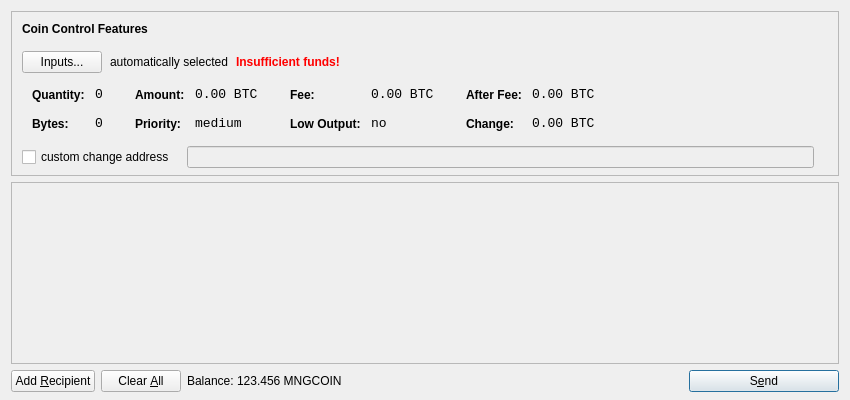
<?xml version="1.0" encoding="UTF-8"?>
<ui version="4.0">
 <class>SendCoinsDialog</class>
 <widget class="QDialog" name="SendCoinsDialog">
  <property name="geometry">
   <rect>
    <x>0</x>
    <y>0</y>
    <width>850</width>
    <height>400</height>
   </rect>
  </property>
  <property name="windowTitle">
   <string>Send Coins</string>
  </property>
  <layout class="QVBoxLayout" name="verticalLayout" stretch="0,1,0">
   <property name="bottomMargin">
    <number>8</number>
   </property>
   <item>
    <widget class="QFrame" name="frameCoinControl">
     <property name="sizePolicy">
      <sizepolicy hsizetype="Expanding" vsizetype="Expanding">
       <horstretch>0</horstretch>
       <verstretch>0</verstretch>
      </sizepolicy>
     </property>
     <property name="maximumSize">
      <size>
       <width>16777215</width>
       <height>16777215</height>
      </size>
     </property>
     <property name="frameShape">
      <enum>QFrame::StyledPanel</enum>
     </property>
     <property name="frameShadow">
      <enum>QFrame::Sunken</enum>
     </property>
     <layout class="QVBoxLayout" name="verticalLayoutCoinControl2">
      <property name="spacing">
       <number>-1</number>
      </property>
      <property name="leftMargin">
       <number>0</number>
      </property>
      <property name="topMargin">
       <number>0</number>
      </property>
      <property name="rightMargin">
       <number>0</number>
      </property>
      <property name="bottomMargin">
       <number>6</number>
      </property>
      <item>
       <layout class="QVBoxLayout" name="verticalLayoutCoinControl" stretch="0,0,0,0,1">
        <property name="spacing">
         <number>0</number>
        </property>
        <property name="leftMargin">
         <number>10</number>
        </property>
        <property name="topMargin">
         <number>10</number>
        </property>
        <item>
         <layout class="QHBoxLayout" name="horizontalLayoutCoinControl1">
          <property name="bottomMargin">
           <number>15</number>
          </property>
          <item>
           <widget class="QLabel" name="labelCoinControlFeatures">
            <property name="sizePolicy">
             <sizepolicy hsizetype="Preferred" vsizetype="Maximum">
              <horstretch>0</horstretch>
              <verstretch>0</verstretch>
             </sizepolicy>
            </property>
            <property name="font">
             <font>
              <weight>75</weight>
              <bold>true</bold>
             </font>
            </property>
            <property name="styleSheet">
             <string notr="true">font-weight:bold;</string>
            </property>
            <property name="text">
             <string>Coin Control Features</string>
            </property>
           </widget>
          </item>
         </layout>
        </item>
        <item>
         <layout class="QHBoxLayout" name="horizontalLayoutCoinControl2" stretch="0,0,0,0">
          <property name="spacing">
           <number>8</number>
          </property>
          <property name="bottomMargin">
           <number>10</number>
          </property>
          <item>
           <widget class="QPushButton" name="pushButtonCoinControl">
            <property name="styleSheet">
             <string notr="true"/>
            </property>
            <property name="text">
             <string>Inputs...</string>
            </property>
           </widget>
          </item>
          <item>
           <widget class="QLabel" name="labelCoinControlAutomaticallySelected">
            <property name="text">
             <string>automatically selected</string>
            </property>
            <property name="margin">
             <number>5</number>
            </property>
           </widget>
          </item>
          <item>
           <widget class="QLabel" name="labelCoinControlInsuffFunds">
            <property name="font">
             <font>
              <weight>75</weight>
              <bold>true</bold>
             </font>
            </property>
            <property name="styleSheet">
             <string notr="true">color:red;font-weight:bold;</string>
            </property>
            <property name="text">
             <string>Insufficient funds!</string>
            </property>
            <property name="margin">
             <number>5</number>
            </property>
           </widget>
          </item>
          <item>
           <spacer name="horizontalSpacerCoinControl">
            <property name="orientation">
             <enum>Qt::Horizontal</enum>
            </property>
            <property name="sizeHint" stdset="0">
             <size>
              <width>40</width>
              <height>1</height>
             </size>
            </property>
           </spacer>
          </item>
         </layout>
        </item>
        <item>
         <widget class="QWidget" name="widgetCoinControl" native="true">
          <property name="sizePolicy">
           <sizepolicy hsizetype="Preferred" vsizetype="Preferred">
            <horstretch>0</horstretch>
            <verstretch>0</verstretch>
           </sizepolicy>
          </property>
          <property name="minimumSize">
           <size>
            <width>0</width>
            <height>0</height>
           </size>
          </property>
          <property name="styleSheet">
           <string notr="true"/>
          </property>
          <layout class="QHBoxLayout" name="horizontalLayoutCoinControl5">
           <property name="margin">
            <number>0</number>
           </property>
           <item>
            <layout class="QHBoxLayout" name="horizontalLayoutCoinControl3" stretch="0,0,0,1">
             <property name="spacing">
              <number>20</number>
             </property>
             <property name="topMargin">
              <number>0</number>
             </property>
             <property name="bottomMargin">
              <number>10</number>
             </property>
             <item>
              <layout class="QFormLayout" name="formLayoutCoinControl1">
               <property name="horizontalSpacing">
                <number>10</number>
               </property>
               <property name="verticalSpacing">
                <number>14</number>
               </property>
               <property name="leftMargin">
                <number>10</number>
               </property>
               <property name="topMargin">
                <number>4</number>
               </property>
               <property name="rightMargin">
                <number>6</number>
               </property>
               <item row="0" column="0">
                <widget class="QLabel" name="labelCoinControlQuantityText">
                 <property name="styleSheet">
                  <string notr="true">font-weight:bold;</string>
                 </property>
                 <property name="text">
                  <string>Quantity:</string>
                 </property>
                 <property name="margin">
                  <number>0</number>
                 </property>
                </widget>
               </item>
               <item row="0" column="1">
                <widget class="QLabel" name="labelCoinControlQuantity">
                 <property name="font">
                  <font>
                   <family>Monospace</family>
                   <pointsize>10</pointsize>
                  </font>
                 </property>
                 <property name="cursor">
                  <cursorShape>IBeamCursor</cursorShape>
                 </property>
                 <property name="contextMenuPolicy">
                  <enum>Qt::ActionsContextMenu</enum>
                 </property>
                 <property name="text">
                  <string notr="true">0</string>
                 </property>
                 <property name="margin">
                  <number>0</number>
                 </property>
                 <property name="textInteractionFlags">
                  <set>Qt::LinksAccessibleByMouse|Qt::TextSelectableByKeyboard|Qt::TextSelectableByMouse</set>
                 </property>
                </widget>
               </item>
               <item row="1" column="0">
                <widget class="QLabel" name="labelCoinControlBytesText">
                 <property name="styleSheet">
                  <string notr="true">font-weight:bold;</string>
                 </property>
                 <property name="text">
                  <string>Bytes:</string>
                 </property>
                </widget>
               </item>
               <item row="1" column="1">
                <widget class="QLabel" name="labelCoinControlBytes">
                 <property name="font">
                  <font>
                   <family>Monospace</family>
                   <pointsize>10</pointsize>
                  </font>
                 </property>
                 <property name="cursor">
                  <cursorShape>IBeamCursor</cursorShape>
                 </property>
                 <property name="contextMenuPolicy">
                  <enum>Qt::ActionsContextMenu</enum>
                 </property>
                 <property name="text">
                  <string notr="true">0</string>
                 </property>
                 <property name="textInteractionFlags">
                  <set>Qt::LinksAccessibleByMouse|Qt::TextSelectableByKeyboard|Qt::TextSelectableByMouse</set>
                 </property>
                </widget>
               </item>
              </layout>
             </item>
             <item>
              <layout class="QFormLayout" name="formLayoutCoinControl2">
               <property name="horizontalSpacing">
                <number>10</number>
               </property>
               <property name="verticalSpacing">
                <number>14</number>
               </property>
               <property name="leftMargin">
                <number>6</number>
               </property>
               <property name="topMargin">
                <number>4</number>
               </property>
               <property name="rightMargin">
                <number>6</number>
               </property>
               <item row="0" column="0">
                <widget class="QLabel" name="labelCoinControlAmountText">
                 <property name="styleSheet">
                  <string notr="true">font-weight:bold;</string>
                 </property>
                 <property name="text">
                  <string>Amount:</string>
                 </property>
                 <property name="margin">
                  <number>0</number>
                 </property>
                </widget>
               </item>
               <item row="0" column="1">
                <widget class="QLabel" name="labelCoinControlAmount">
                 <property name="font">
                  <font>
                   <family>Monospace</family>
                   <pointsize>10</pointsize>
                  </font>
                 </property>
                 <property name="cursor">
                  <cursorShape>IBeamCursor</cursorShape>
                 </property>
                 <property name="contextMenuPolicy">
                  <enum>Qt::ActionsContextMenu</enum>
                 </property>
                 <property name="text">
                  <string notr="true">0.00 BTC</string>
                 </property>
                 <property name="textInteractionFlags">
                  <set>Qt::LinksAccessibleByMouse|Qt::TextSelectableByKeyboard|Qt::TextSelectableByMouse</set>
                 </property>
                </widget>
               </item>
               <item row="1" column="0">
                <widget class="QLabel" name="labelCoinControlPriorityText">
                 <property name="styleSheet">
                  <string notr="true">font-weight:bold;</string>
                 </property>
                 <property name="text">
                  <string>Priority:</string>
                 </property>
                </widget>
               </item>
               <item row="1" column="1">
                <widget class="QLabel" name="labelCoinControlPriority">
                 <property name="font">
                  <font>
                   <family>Monospace</family>
                   <pointsize>10</pointsize>
                  </font>
                 </property>
                 <property name="cursor">
                  <cursorShape>IBeamCursor</cursorShape>
                 </property>
                 <property name="contextMenuPolicy">
                  <enum>Qt::ActionsContextMenu</enum>
                 </property>
                 <property name="text">
                  <string>medium</string>
                 </property>
                 <property name="textInteractionFlags">
                  <set>Qt::LinksAccessibleByMouse|Qt::TextSelectableByKeyboard|Qt::TextSelectableByMouse</set>
                 </property>
                </widget>
               </item>
              </layout>
             </item>
             <item>
              <layout class="QFormLayout" name="formLayoutCoinControl3">
               <property name="horizontalSpacing">
                <number>10</number>
               </property>
               <property name="verticalSpacing">
                <number>14</number>
               </property>
               <property name="leftMargin">
                <number>6</number>
               </property>
               <property name="topMargin">
                <number>4</number>
               </property>
               <property name="rightMargin">
                <number>6</number>
               </property>
               <item row="0" column="0">
                <widget class="QLabel" name="labelCoinControlFeeText">
                 <property name="styleSheet">
                  <string notr="true">font-weight:bold;</string>
                 </property>
                 <property name="text">
                  <string>Fee:</string>
                 </property>
                 <property name="margin">
                  <number>0</number>
                 </property>
                </widget>
               </item>
               <item row="0" column="1">
                <widget class="QLabel" name="labelCoinControlFee">
                 <property name="font">
                  <font>
                   <family>Monospace</family>
                   <pointsize>10</pointsize>
                  </font>
                 </property>
                 <property name="cursor">
                  <cursorShape>IBeamCursor</cursorShape>
                 </property>
                 <property name="contextMenuPolicy">
                  <enum>Qt::ActionsContextMenu</enum>
                 </property>
                 <property name="text">
                  <string notr="true">0.00 BTC</string>
                 </property>
                 <property name="textInteractionFlags">
                  <set>Qt::LinksAccessibleByMouse|Qt::TextSelectableByKeyboard|Qt::TextSelectableByMouse</set>
                 </property>
                </widget>
               </item>
               <item row="1" column="0">
                <widget class="QLabel" name="labelCoinControlLowOutputText">
                 <property name="styleSheet">
                  <string notr="true">font-weight:bold;</string>
                 </property>
                 <property name="text">
                  <string>Low Output:</string>
                 </property>
                </widget>
               </item>
               <item row="1" column="1">
                <widget class="QLabel" name="labelCoinControlLowOutput">
                 <property name="font">
                  <font>
                   <family>Monospace</family>
                   <pointsize>10</pointsize>
                  </font>
                 </property>
                 <property name="cursor">
                  <cursorShape>IBeamCursor</cursorShape>
                 </property>
                 <property name="contextMenuPolicy">
                  <enum>Qt::ActionsContextMenu</enum>
                 </property>
                 <property name="text">
                  <string>no</string>
                 </property>
                 <property name="textInteractionFlags">
                  <set>Qt::LinksAccessibleByMouse|Qt::TextSelectableByKeyboard|Qt::TextSelectableByMouse</set>
                 </property>
                </widget>
               </item>
              </layout>
             </item>
             <item>
              <layout class="QFormLayout" name="formLayoutCoinControl4">
               <property name="horizontalSpacing">
                <number>10</number>
               </property>
               <property name="verticalSpacing">
                <number>14</number>
               </property>
               <property name="leftMargin">
                <number>6</number>
               </property>
               <property name="topMargin">
                <number>4</number>
               </property>
               <property name="rightMargin">
                <number>6</number>
               </property>
               <item row="0" column="0">
                <widget class="QLabel" name="labelCoinControlAfterFeeText">
                 <property name="styleSheet">
                  <string notr="true">font-weight:bold;</string>
                 </property>
                 <property name="text">
                  <string>After Fee:</string>
                 </property>
                 <property name="margin">
                  <number>0</number>
                 </property>
                </widget>
               </item>
               <item row="0" column="1">
                <widget class="QLabel" name="labelCoinControlAfterFee">
                 <property name="font">
                  <font>
                   <family>Monospace</family>
                   <pointsize>10</pointsize>
                  </font>
                 </property>
                 <property name="cursor">
                  <cursorShape>IBeamCursor</cursorShape>
                 </property>
                 <property name="contextMenuPolicy">
                  <enum>Qt::ActionsContextMenu</enum>
                 </property>
                 <property name="text">
                  <string notr="true">0.00 BTC</string>
                 </property>
                 <property name="textInteractionFlags">
                  <set>Qt::LinksAccessibleByMouse|Qt::TextSelectableByKeyboard|Qt::TextSelectableByMouse</set>
                 </property>
                </widget>
               </item>
               <item row="1" column="0">
                <widget class="QLabel" name="labelCoinControlChangeText">
                 <property name="styleSheet">
                  <string notr="true">font-weight:bold;</string>
                 </property>
                 <property name="text">
                  <string>Change:</string>
                 </property>
                </widget>
               </item>
               <item row="1" column="1">
                <widget class="QLabel" name="labelCoinControlChange">
                 <property name="font">
                  <font>
                   <family>Monospace</family>
                   <pointsize>10</pointsize>
                  </font>
                 </property>
                 <property name="cursor">
                  <cursorShape>IBeamCursor</cursorShape>
                 </property>
                 <property name="contextMenuPolicy">
                  <enum>Qt::ActionsContextMenu</enum>
                 </property>
                 <property name="text">
                  <string notr="true">0.00 BTC</string>
                 </property>
                 <property name="textInteractionFlags">
                  <set>Qt::LinksAccessibleByMouse|Qt::TextSelectableByKeyboard|Qt::TextSelectableByMouse</set>
                 </property>
                </widget>
               </item>
              </layout>
             </item>
            </layout>
           </item>
          </layout>
         </widget>
        </item>
        <item>
         <layout class="QHBoxLayout" name="horizontalLayoutCoinControl4" stretch="0,0,0">
          <property name="spacing">
           <number>12</number>
          </property>
          <property name="sizeConstraint">
           <enum>QLayout::SetDefaultConstraint</enum>
          </property>
          <property name="topMargin">
           <number>5</number>
          </property>
          <property name="rightMargin">
           <number>5</number>
          </property>
          <item>
           <widget class="QCheckBox" name="checkBoxCoinControlChange">
            <property name="text">
             <string>custom change address</string>
            </property>
           </widget>
          </item>
          <item>
           <widget class="QLineEdit" name="lineEditCoinControlChange">
            <property name="enabled">
             <bool>false</bool>
            </property>
            <property name="sizePolicy">
             <sizepolicy hsizetype="Expanding" vsizetype="Fixed">
              <horstretch>0</horstretch>
              <verstretch>0</verstretch>
             </sizepolicy>
            </property>
           </widget>
          </item>
          <item>
           <widget class="QLabel" name="labelCoinControlChangeLabel">
            <property name="sizePolicy">
             <sizepolicy hsizetype="Preferred" vsizetype="Expanding">
              <horstretch>0</horstretch>
              <verstretch>0</verstretch>
             </sizepolicy>
            </property>
            <property name="minimumSize">
             <size>
              <width>0</width>
              <height>0</height>
             </size>
            </property>
            <property name="text">
             <string/>
            </property>
            <property name="margin">
             <number>3</number>
            </property>
           </widget>
          </item>
         </layout>
        </item>
        <item>
         <spacer name="verticalSpacerCoinControl">
          <property name="orientation">
           <enum>Qt::Vertical</enum>
          </property>
          <property name="sizeHint" stdset="0">
           <size>
            <width>800</width>
            <height>1</height>
           </size>
          </property>
         </spacer>
        </item>
       </layout>
      </item>
     </layout>
    </widget>
   </item>
   <item>
    <widget class="QScrollArea" name="scrollArea">
     <property name="widgetResizable">
      <bool>true</bool>
     </property>
     <widget class="QWidget" name="scrollAreaWidgetContents">
      <property name="geometry">
       <rect>
        <x>0</x>
        <y>0</y>
        <width>830</width>
        <height>165</height>
       </rect>
      </property>
      <layout class="QVBoxLayout" name="verticalLayout_2">
       <property name="margin">
        <number>0</number>
       </property>
       <item>
        <layout class="QVBoxLayout" name="entries">
         <property name="spacing">
          <number>6</number>
         </property>
        </layout>
       </item>
       <item>
        <spacer name="verticalSpacer">
         <property name="orientation">
          <enum>Qt::Vertical</enum>
         </property>
         <property name="sizeHint" stdset="0">
          <size>
           <width>20</width>
           <height>40</height>
          </size>
         </property>
        </spacer>
       </item>
      </layout>
     </widget>
    </widget>
   </item>
   <item>
    <layout class="QHBoxLayout" name="horizontalLayout">
     <item>
      <widget class="QPushButton" name="addButton">
       <property name="toolTip">
        <string>Send to multiple recipients at once</string>
       </property>
       <property name="text">
        <string>Add &amp;Recipient</string>
       </property>
       <property name="icon">
        <iconset resource="../bitcoin.qrc">
         <normaloff>:/icons/add</normaloff>:/icons/add</iconset>
       </property>
       <property name="autoDefault">
        <bool>false</bool>
       </property>
      </widget>
     </item>
     <item>
      <widget class="QPushButton" name="clearButton">
       <property name="sizePolicy">
        <sizepolicy hsizetype="Minimum" vsizetype="Fixed">
         <horstretch>0</horstretch>
         <verstretch>0</verstretch>
        </sizepolicy>
       </property>
       <property name="toolTip">
        <string>Remove all transaction fields</string>
       </property>
       <property name="text">
        <string>Clear &amp;All</string>
       </property>
       <property name="icon">
        <iconset resource="../bitcoin.qrc">
         <normaloff>:/icons/remove</normaloff>:/icons/remove</iconset>
       </property>
       <property name="autoRepeatDelay">
        <number>300</number>
       </property>
       <property name="autoDefault">
        <bool>false</bool>
       </property>
      </widget>
     </item>
     <item>
      <layout class="QHBoxLayout" name="horizontalLayout_2">
       <property name="spacing">
        <number>3</number>
       </property>
       <item>
        <widget class="QLabel" name="label">
         <property name="text">
          <string>Balance:</string>
         </property>
        </widget>
       </item>
       <item>
        <widget class="QLabel" name="labelBalance">
         <property name="cursor">
          <cursorShape>IBeamCursor</cursorShape>
         </property>
         <property name="text">
          <string>123.456 MNGCOIN</string>
         </property>
         <property name="textInteractionFlags">
          <set>Qt::LinksAccessibleByMouse|Qt::TextSelectableByKeyboard|Qt::TextSelectableByMouse</set>
         </property>
        </widget>
       </item>
      </layout>
     </item>
     <item>
      <spacer name="horizontalSpacer">
       <property name="orientation">
        <enum>Qt::Horizontal</enum>
       </property>
       <property name="sizeHint" stdset="0">
        <size>
         <width>40</width>
         <height>20</height>
        </size>
       </property>
      </spacer>
     </item>
     <item>
      <widget class="QPushButton" name="sendButton">
       <property name="minimumSize">
        <size>
         <width>150</width>
         <height>0</height>
        </size>
       </property>
       <property name="toolTip">
        <string>Confirm the send action</string>
       </property>
       <property name="text">
        <string>S&amp;end</string>
       </property>
       <property name="icon">
        <iconset resource="../bitcoin.qrc">
         <normaloff>:/icons/send</normaloff>:/icons/send</iconset>
       </property>
       <property name="default">
        <bool>true</bool>
       </property>
      </widget>
     </item>
    </layout>
   </item>
  </layout>
 </widget>
 <resources>
  <include location="../bitcoin.qrc"/>
 </resources>
 <connections/>
</ui>
